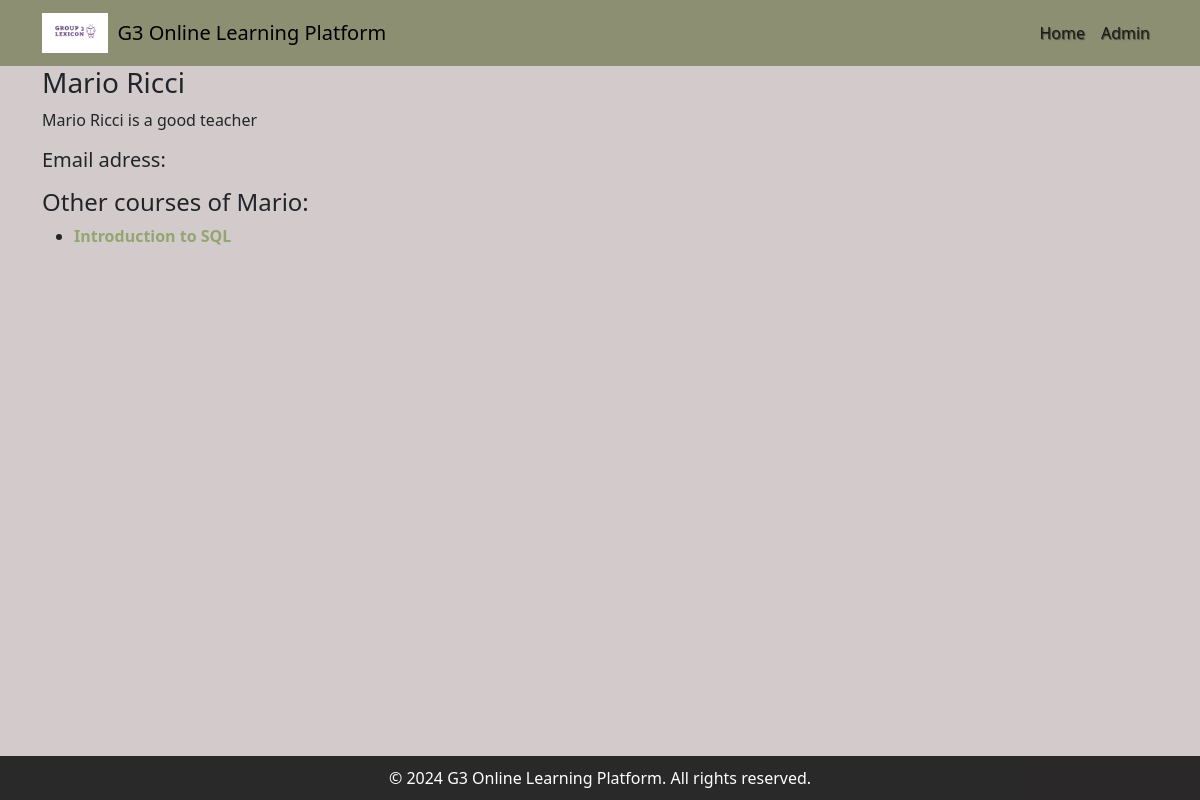
Before: /main_app/teacher/3/ with the older database file.
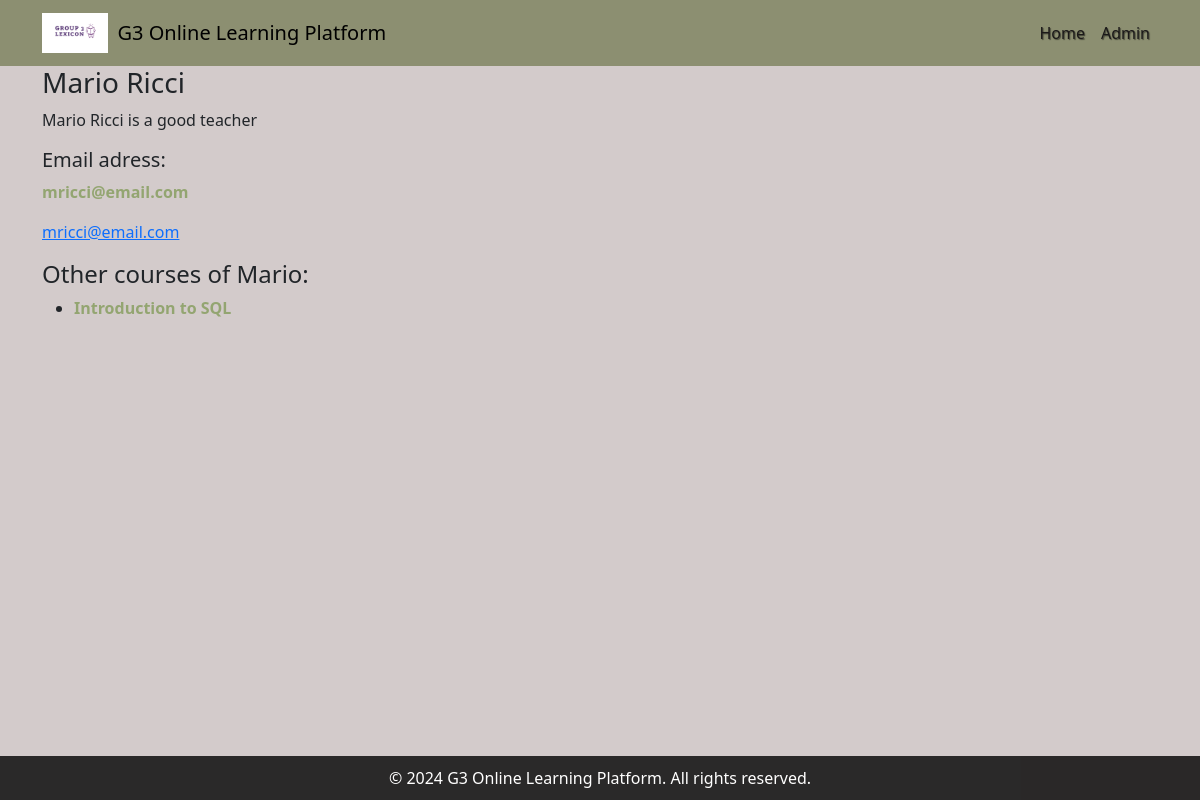
After: the same page with the newer database file.
### main_app/models.py (models this page shows, shortened)
class Teacher(models.Model):
    id=models.IntegerField(primary_key=True)
    first_name = models.CharField(max_length=100)
    last_name = models.CharField(max_length=100)
    bio = models.TextField(null=True, blank=True)
    email=models.CharField(max_length=100, blank=True)

class Course(models.Model):
    id = models.IntegerField(primary_key=True)
    title = models.CharField(max_length=200)
    description = models.TextField()
    video_link = models.URLField(max_length=200, blank=True, null=True)
    release_date = models.DateField()
    category = models.ForeignKey(Category, on_delete=models.CASCADE, null=True, blank=True)
    teacher = models.ForeignKey(Teacher, on_delete=models.CASCADE)

### main_app/views.py (the view)
# urls.py: path('teacher/<int:id>/', views.teacher_page, name='teacher_page'),
def teacher_page(request,id):
    teacher = get_object_or_404(Teacher, id=id)
    courses_same_teacher = Course.objects.filter(teacher=teacher)
    return render(request, 'main_app/teacher_page.html', {'teacher': teacher, 'courses_same_teacher': courses_same_teacher})

### main_app/templates/main_app/teacher_page.html (shortened to what this page needs)
{% extends "main_app/base.html" %}
{% block body_block %}
    <h3>{{ teacher.first_name }} {{ teacher.last_name }}</h3>
    <p>{{ teacher.bio }}</p>
    <p><h5>Email adress:</h5>
    <div class="item">
       <a href= >{{ teacher.email }} </a></p>
    </div><a href= >{{ teacher.email }} </a></p>
    <h4>Other courses of {{ teacher.first_name }}:</h4>
    {% if courses_same_teacher %}
        <ul>
        {% for course in courses_same_teacher %}
            <li>
                <div class="item">
                    <a href="{% url 'main_app:course_page' course.id %}">{{ course.title }}</a>
                </div>
            </li>
        {% endfor %}
        </ul>
    {% else %}
        <p>No other courses available.</p>
    {% endif %}
{% endblock %}

### main_app/templates/main_app/base.html (shortened to what this page needs)
<!DOCTYPE html>
<html lang="en">
<head>
  <link href="https://cdn.jsdelivr.net/npm/bootstrap@5.3.0-alpha1/dist/css/bootstrap.min.css" rel="stylesheet" />
  {% load static %}
  <link rel="stylesheet" href="{% static 'images/styling.css' %}" />
</head>
<body>
  <nav class="navbar navbar-expand-sm navbar-light">
    <div class="container">
      <a class="navbar-brand" href="#">
        <img src="{% static 'images/logo.png' %}" alt="Logo" />
        <span>G3 Online Learning Platform</span>
      </a>
      <div class="collapse navbar-collapse">
        <ul class="navbar-nav ml-auto">
          <li class="nav-item"><a class="nav-link" href="{% url 'index' %}">Home</a></li>
          <li class="nav-item"><a class="nav-link" href="{% url 'admin:index' %}">Admin</a></li>
        </ul>
      </div>
    </div>
  </nav>
  <div class="container">
    {% block body_block %} {% endblock %}
  <div class="footer">
    &copy; 2024 G3 Online Learning Platform. All rights reserved.
  </div>
</body>
</html>

### main_app/static/images/styling.css (style rules this page uses)
.navbar { width: 100%; padding-left: 0; padding-right: 0; background-color: #8c8f71; }
body { background-size: cover; background-attachment: fixed; background-position: center; background-repeat: no-repeat; }
.footer { background-color: rgba(0, 0, 0, 0.8); color: white; text-align: center; padding: 10px 0; position: fixed; bottom: 0; width: 100%; }
.navbar-brand { display: flex; align-items: center; }
.navbar-brand img { height: 40px; margin-right: 10px; }
.navbar-nav { margin-left: auto; }
.navbar-nav .nav-link { color: rgb(27, 25, 25); }
.navbar-nav .nav-link { text-shadow: 1px 1px 1px rgba(0, 0, 0, 0.5); }
body { background-color: rgba(201, 191, 191, 0.801) }
.item a { text-decoration: none; color: #497a0876; font-weight: bold; }

### main_app/templates/main_app/teacher_page.html (style rules this page uses)
body { background-color: rgba(201, 191, 191, 0.801) }
.item a { text-decoration: none; color: #497a0876; font-weight: bold; }

Changed rows visible on the page:
changed Teacher "Mario": email (not shown) → "mricci@email.com"
